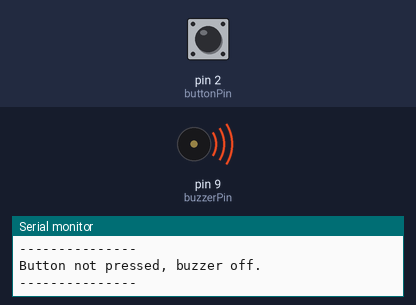
Recording of a sketch running on a simulated Arduino Uno, built with avr-gcc and run on an emulated ATmega328P. On the bench: buzzer (waves = sounding, pin HIGH), the last lines printed to the serial monitor. Inputs (shaded band) come from the test bench; at power-on: pin 2 (buttonPin) HIGH.

Above: at 1.2 s.
1.3 s: pin 2 (buttonPin) pulled LOW for 0.25 s
At 1.51 s:
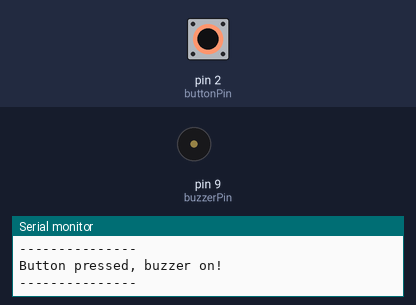
3.1 s: pin 2 (buttonPin) pulled LOW for 3.2 s
At 7.9 s:
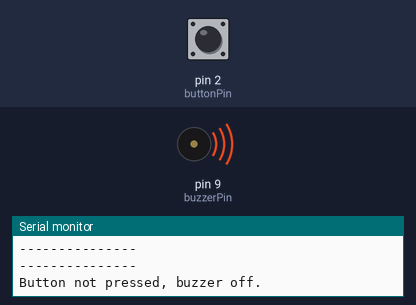
Timing chart, 0 to 9.4 s (numbered marks = the images above; inputs shaded):
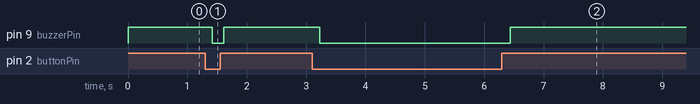

The sketch:

sketch_apr3b.ino
```cpp
// Code by Adittya Kumar Chowdhury

// This code allows you to play the buzzer when you push the button on your 2 pin push button and outputs the status to the serial monitor.

// Define pin connections & variables
const int buttonPin = 2; // Pin connected to the push button
const int buzzerPin = 9; // Pin connected to the buzzer

void setup() {
  pinMode(buzzerPin, OUTPUT); // Set buzzer pin as output
  pinMode(buttonPin, INPUT_PULLUP); // Set button pin as input with internal pull-up resistor
  Serial.begin(9600); // Initialize serial communication at 9600 bits per second
}

void loop() {
  // Read the state of the button
  int buttonState = digitalRead(buttonPin);

  // Check if button is pressed
  if (buttonState == LOW) { // When the button is pressed (circuit closed), it reads LOW
    digitalWrite(buzzerPin, LOW); // Turn buzzer on
    Serial.println("---------------");
    Serial.println("Button pressed, buzzer on!");
    Serial.println("---------------");
  } else {
    digitalWrite(buzzerPin, HIGH); // Turn buzzer off
    Serial.println("---------------");
    Serial.println("Button not pressed, buzzer off.");
    Serial.println("---------------");
  }

  // Delay a bit to avoid bouncing issues and to not flood the serial monitor
  delay(200);
}
```

Measured:
- after the input at 1.3 s, pin 9 (buzzerPin): HIGH → LOW after 0.12 s, → HIGH 0.20 s later
- after the input at 3.1 s, pin 9 (buzzerPin): HIGH → LOW after 0.13 s, → HIGH 3.2 s later
